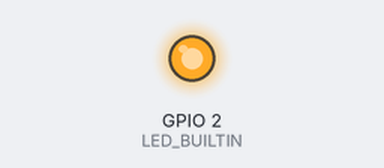
Simulated run of this sketch. Board: ESP8266 (NodeMCU). Parts: output pins drawn as LEDs (lit = HIGH, except the on-board LED, lit = LOW). WiFi joins after 1.5 s; servers stay silent unless stated; network time is answered at once with the bench clock; the local clock reads 2024-03-15 10:24:30 at power-on unless the sketch sets it; what the sketch prints to the serial monitor is not drawn.

Above: at 2.0 s.
At 21.2 s:
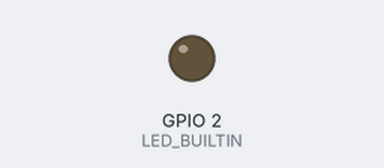
Timing chart, 0 to 22.5 s (numbered marks = the images above):
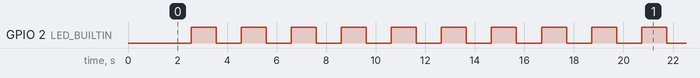

The sketch:

workingTimeVIAwifi.ino
```cpp
// (licence header left out)
#include <ESP8266WiFi.h>
#include <NTPClient.h>
#include <WiFiUdp.h>

// Replace with your network credentials
const char *ssid     = "UPC0520860";
const char *password = "Ae8kdjbmaerx";

// Define NTP Client to get time
WiFiUDP ntpUDP;
NTPClient timeClient(ntpUDP, "pool.ntp.org");

//Week Days
String weekDays[7]={"Sunday", "Monday", "Tuesday", "Wednesday", "Thursday", "Friday", "Saturday"};

//Month names
String months[12]={"January", "February", "March", "April", "May", "June", "July", "August", "September", "October", "November", "December"};


void setup() {
   // initialize digital pin LED_BUILTIN as an output.
   pinMode(LED_BUILTIN, OUTPUT);

  // Initialize Serial Monitor
  Serial.begin(115200);

  // Connect to Wi-Fi
  Serial.print("Connecting to ");
  Serial.println(ssid);
  WiFi.begin(ssid, password);
  while (WiFi.status() != WL_CONNECTED) {
    delay(500);
    Serial.print(".");
  }

// Initialize a NTPClient to get time
  timeClient.begin();
  // Set offset time in seconds to adjust for your timezone, for example:
  // GMT +1 = 3600
  // GMT +8 = 28800
  // GMT -1 = -3600
  // GMT 0 = 0
  timeClient.setTimeOffset(3600);
}

void loop() {
  timeClient.update();

  time_t epochTime = timeClient.getEpochTime();
  Serial.print("Epoch Time: ");
  Serial.println(epochTime);

  String formattedTime = timeClient.getFormattedTime();
  Serial.print("Formatted Time: ");
  Serial.println(formattedTime);

  int currentHour = timeClient.getHours();
  Serial.print("Hour: ");
  Serial.println(currentHour);

  int currentMinute = timeClient.getMinutes();
  Serial.print("Minutes: ");
  Serial.println(currentMinute);

  int currentSecond = timeClient.getSeconds();
  Serial.print("Seconds: ");
  Serial.println(currentSecond);

  String weekDay = weekDays[timeClient.getDay()];
  Serial.print("Week Day: ");
  Serial.println(weekDay);

  //Get a time structure
  struct tm *ptm = gmtime ((time_t *)&epochTime);

  int monthDay = ptm->tm_mday;
  Serial.print("Month day: ");
  Serial.println(monthDay);

  int currentMonth = ptm->tm_mon+1;
  Serial.print("Month: ");
  Serial.println(currentMonth);

  String currentMonthName = months[currentMonth-1];
  Serial.print("Month name: ");
  Serial.println(currentMonthName);

  int currentYear = ptm->tm_year+1900;
  Serial.print("Year: ");
  Serial.println(currentYear);

  //Print complete date:
  String currentDate = String(currentYear) + "-" + String(currentMonth) + "-" + String(monthDay);
  Serial.print("Current date: ");
  Serial.println(currentDate);

  Serial.println("");

  delay(1000);
  digitalWrite(LED_BUILTIN, currentSecond%2);
}
```

Measured:
- by itself, GPIO 2 (LED_BUILTIN): goes 21 × (HIGH 1.0 s, LOW 1.0 s), HIGH 1.0 s, LOW 2.0 s, 40 × (HIGH 1.0 s, LOW 1.0 s), HIGH 1.0 s, then LOW
- by itself, everything shown: repeats every 32.3 s, in 32 steps
